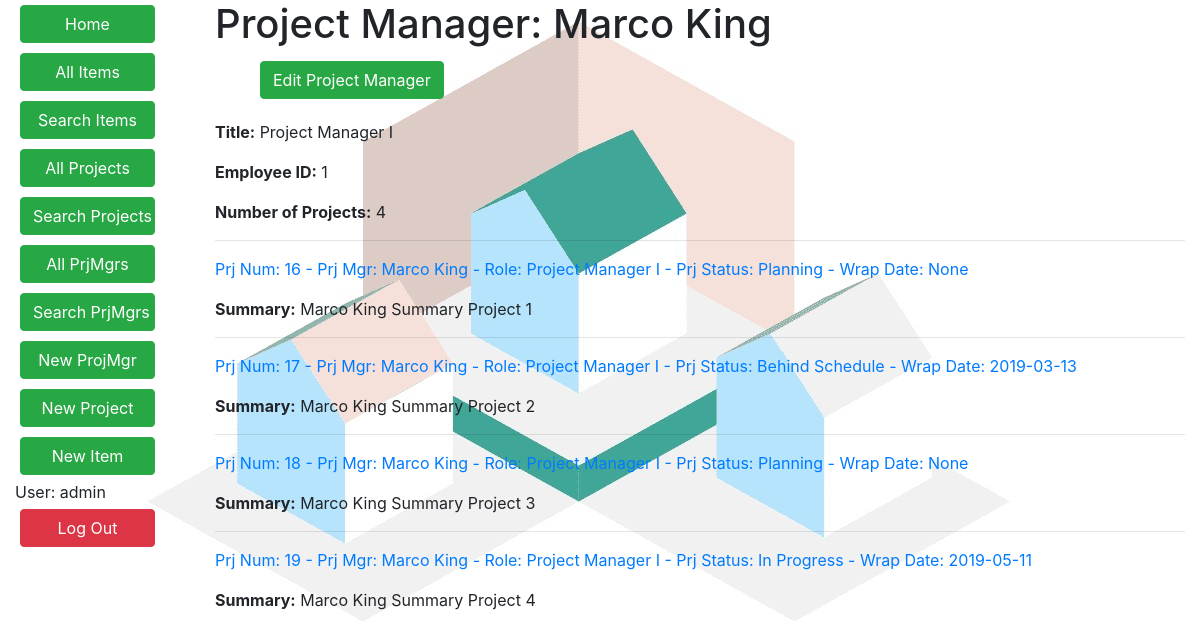
/resreq/prjmgr/1 (signed in), run on the app's committed database.
### resreq/models.py (models this page shows, shortened)
class PrjMgr(models.Model):
    first_name = models.CharField(max_length=100)
    last_name = models.CharField(max_length=100)
    emp_num = models.AutoField(primary_key=True)
    date_of_birth = models.DateField(null=True, blank=True)
    date_joined = models.DateField('joined', null=True, blank=True)
    history = HistoricalRecords()
    PRJMGR_ROLE = (
        ('Project Manager I', 'Project Manager I'),
        ('Project Manager II', 'Project Manager II'),
        ('Project Manager III', 'Project Manager III'),
        ('Project Planner', 'Project Planner'),
        ('Project Coordinator', 'Project Coordinator'),
        ('Supervisor', 'Supervisor'),
    )
    role = models.CharField(
        max_length=25,
        choices=PRJMGR_ROLE, default='Project Manager I'
    )
    class Meta:
        ordering = ['last_name', 'first_name']
    def __str__(self):
        return '{0} {1} - Role: {2} '.format(self.first_name, self.last_name, self.role, self.emp_num)

class Project(models.Model):
    prj_num = models.AutoField(primary_key=True)
    prj_mgr = models.ForeignKey('PrjMgr', related_name='projects', on_delete=models.SET_NULL, null=True, blank=True)
    summary = models.TextField(max_length=1000, help_text="Enter project description", null=True, blank=True)
    date_created = models.DateField(auto_now=True)
    completion_date = models.DateField(null=True, blank=True)
    history = HistoricalRecords()
    PROJECT_STATUS = (
        ('Behind Schedule', 'Behind Schedule'),
        ('Complete', 'Complete'),
        ('In Progress', 'In Progress'),
        ('Scheduled', 'Scheduled'),
        ('Planning', 'Planning'),
    )
    prj_status = models.TextField(
        max_length=12,
        choices=PROJECT_STATUS,
        default='Planning'
    )
    def get_absolute_url(self):
        return reverse('project-detail', args=[str(self.prj_num)])
    def __str__(self):
        return 'Prj Num: {0} -  Prj Mgr: {1} - Prj Status: {2} - Wrap Date: {3}' \
            .format(self.prj_num,
                    self.prj_mgr,
                    self.prj_status,
                    self.completion_date,
                    )

### resreq/views.py (the view)
# urls.py: path('prjmgr/<int:pk>', views.PrjMgrDetailView.as_view(), name='prjmgr-detail'),
class PrjMgrDetailView(LoginRequiredMixin, generic.DetailView):
    model = PrjMgr
    paginate_by = 1

### resreq/templates/resreq/prjmgr_detail.html (shortened to what this page needs)
<!DOCTYPE html>
{% extends "base_generic.html" %}
{% load crispy_forms_tags %}
{% block content %}
    <h1>Project Manager: {{ prjmgr.first_name }} {{ prjmgr.last_name }}</h1>
    {% if user.is_staff %}
        <ul>
            <form action="{% url 'prjmgr-update' prjmgr.emp_num %}">
                <button type="submit" class="btn btn-success">Edit Project Manager</button>
            </form>
        </ul>
    {% endif %}
    <p><strong>Title:</strong> {{ prjmgr.role }} </p>
    <p><strong>Employee ID:</strong> {{ prjmgr.emp_num }} </p>
    <p><strong>Number of Projects:</strong> {{ prjmgr.projects.count }}</p>
    {% for project in prjmgr.projects.all %}
        <hr>
        <p><a href="{{ project.get_absolute_url }}">{{ project }}</a></p>
        <p><strong>Summary:</strong> {{ project.summary }}</p>
    {% endfor %}
{% endblock %}

### resreq/templates/base_generic.html (shortened to what this page needs)
{% load crispy_forms_tags %}
<!DOCTYPE html>
<html lang="en">
<head>
    <link rel="stylesheet" href="https://stackpath.bootstrapcdn.com/bootstrap/4.1.3/css/bootstrap.min.css"
>
    {% load static %}
    <link rel="stylesheet" href="{% static 'css/styles.css' %}">
</head>
<body>
<div class="container-fluid"  >
    <div class="row justify-content-center">
        <div class="col-sm-2">
            {% block sidebar %}
                <ul class="sidebar-nav" >
                    {% if user.is_authenticated %}
                        <form action="{% url 'index' %}">
                            <button type="submit" class="btn btn-success custom">Home</button>
                        </form>
                        <form action="{% url 'items' %}">
                            <button type="submit" class="btn btn-success custom">All Items</button>
                        </form>
                        <form action="{% url 'item-search' %}">
                            <button type="submit" class="btn btn-success custom">Search Items</button>
                        </form>
                        <form action="{% url 'projects' %}">
                            <button type="submit" class="btn btn-success custom">All Projects</button>
                        </form>
                        <form action="{% url 'project-search' %}">
                            <button type="submit" class="btn btn-success custom">Search Projects</button>
                        </form>
                        <form action="{% url 'prjmgrs' %}">
                            <button type="submit" class="btn btn-success custom">All PrjMgrs</button>
                        </form>
                        <form action="{% url 'prjmgr-search' %}">
                            <button type="submit" class="btn btn-success custom">Search PrjMgrs</button>
                        </form>
                    {% endif %}
                    {% if user.is_staff %}
                        <form action="{% url 'prjmgr-create' %}">
                            <button type="submit" class="btn btn-success custom">New ProjMgr</button>
                        </form>
                        <form action="{% url 'project-create' %}">
                            <button type="submit" class="btn btn-success custom">New Project</button>
                        </form>
                        <form action="{% url 'item-create' %}">
                            <button type="submit" class="btn btn-success custom">New Item</button>
                        </form>
                    {% endif %}
                    {% if user.is_authenticated %}
                        <li>User: {{ user.get_username }}</li>
                        <form action="{% url 'logout' %}?next={% url 'logout' %}">
                            <button type="submit" class="btn btn-danger custom">Log Out</button>
                        </form>
                    {% endif %}
                </ul>
            {% endblock %}
        </div>
        <div class="col-sm-10 ">{% block content %}{% endblock %}
        </div>
    </div>
</div>
</body>
</html>

### resreq/static/css/styles.css (style rules this page uses)
.sidebar-nav { padding: 0; list-style: none; }
.btn { margin: 5px; }
.custom { width: 135px; }
body, html { height: 100%; background-image: url(/static/onlylogo.jpg); }

### data on the page
PrjMgr: first_name "Marco", last_name "King", role "Project Manager I", emp_num "1", projects.count "4"
Project: prj_num+prj_mgr+prj_status "Prj Num: 16 - Prj Mgr: Marco King - Role: Project Manager I - Prj Status: Planning - Wrap Date: None", summary "Marco King Summary Project 1"
Project: prj_num+prj_mgr+prj_status "Prj Num: 17 - Prj Mgr: Marco King - Role: Project Manager I - Prj Status: Behind Schedule - Wrap Date: 2019-03-13", summary "Marco King Summary Project 2"
Project: prj_num+prj_mgr+prj_status "Prj Num: 18 - Prj Mgr: Marco King - Role: Project Manager I - Prj Status: Planning - Wrap Date: None", summary "Marco King Summary Project 3"
Project: prj_num+prj_mgr+prj_status "Prj Num: 19 - Prj Mgr: Marco King - Role: Project Manager I - Prj Status: In Progress - Wrap Date: 2019-05-11", summary "Marco King Summary Project 4"

### other printed values
{{ user.get_username }} "admin"
